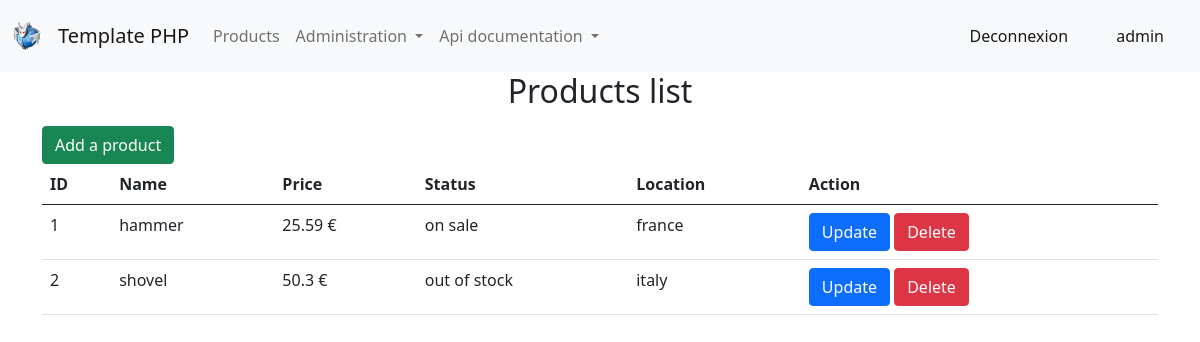
Page /vues/admin/products.php (signed in) on the committed database.
### tables this page shows
CREATE TABLE IF NOT EXISTS `products` (
  `id` int(11) NOT NULL AUTO_INCREMENT,
  `name` varchar(255) NOT NULL DEFAULT '0',
  `price` float NOT NULL DEFAULT '0',
  `status` varchar(50) NOT NULL DEFAULT '0',
  `location` varchar(255) DEFAULT NULL,
  PRIMARY KEY (`id`)
);

### config/pdo-connection.php (called while the page is built, shortened)
<?php
$db = "php_templatephp";

### vues/admin/products.php (the view, shortened to what this page needs)
<?php
include "../../config/pdo-connection.php";
$sql = "SELECT id, name, price, status, location FROM ".$db.".products";
$stmt= $pdo->prepare($sql);
if ($stmt->execute()) {
    $result = $stmt->fetchAll();
} else {
    $message = "Query unsuccesfull!";
}
?>
<h2 class="text-center">Products list</h2>
<button type="button" id="addNewProduct" class="btn btn-success mt-2">Add a product</button>
<table class="table">
    <thead>
        <tr>
            <th scope="col">ID</th>
            <th scope="col">Name</th>
            <th scope="col">Price</th>
            <th scope="col">Status</th>
            <th scope="col">Location</th>
            <th scope="col">Action</th>
        </tr>
    </thead>
    <tbody>
    <?php
    foreach($result as $row) {
        echo "<tr>
                <td>{$row['id']}</td>
                <td>{$row['name']}</td>
                <td>{$row['price']} €</td>
                <td>{$row['status']}</td>
                <td>{$row['location']}</td>
                <td>
                    <a href=\"javascript:void(0)\" class=\"btn btn-primary edit\" data-id=\"{$row['id']}\">Update</a>
                    <a href=\"javascript:void(0)\" class=\"btn btn-danger delete\" data-id=\"{$row['id']}\">Delete</a>
                </td>
            </tr>";
    }
    ?>
</tbody>
</table>

### rows in the picture
products: id "1", name "hammer", price "25.59", status "on sale", location "france"
products: id "2", name "shovel", price "50.3", status "out of stock", location "italy"

### other values in the picture
$MainTitle "Template PHP"
$_SESSION['username'] "admin"
